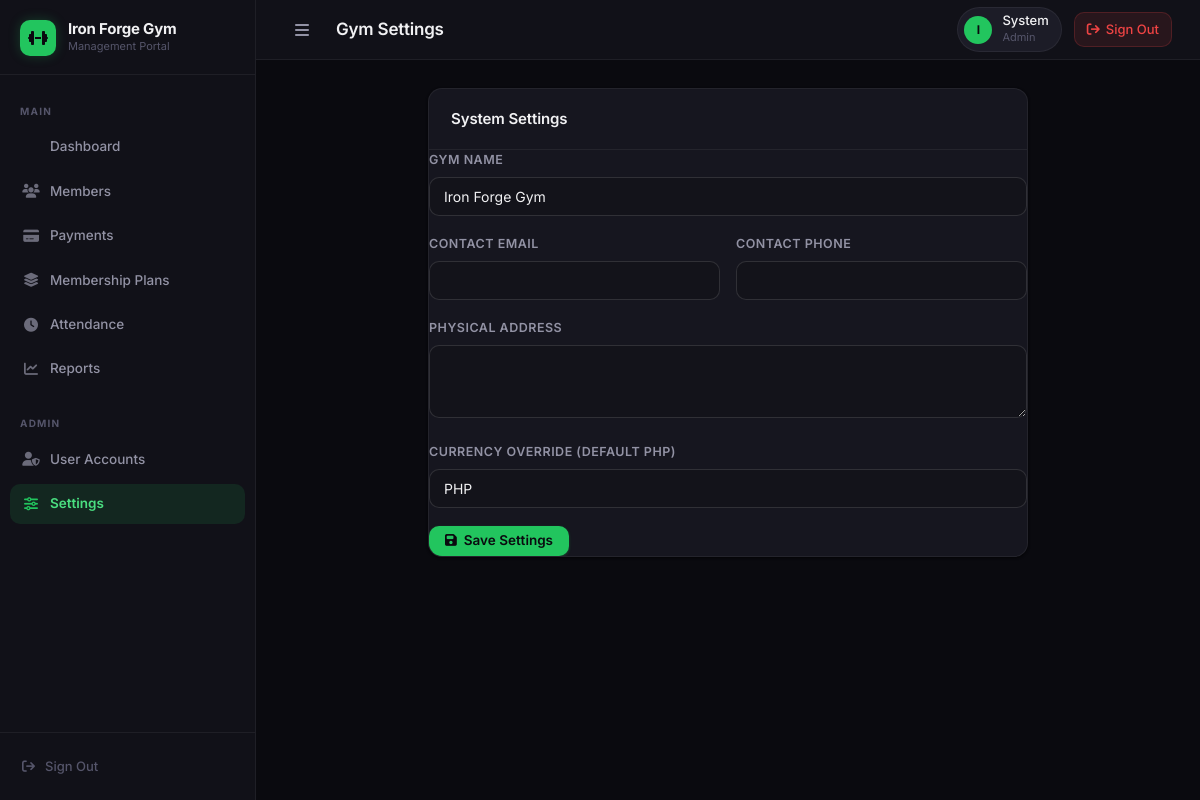
Screenshot of /admin/settings.php (signed in) with the database file from the repository.
### tables this page shows
CREATE TABLE gym_settings (
    id INT AUTO_INCREMENT PRIMARY KEY,
    gym_name VARCHAR(100) NOT NULL,
    contact_email VARCHAR(100),
    contact_phone VARCHAR(20),
    address TEXT,
    currency VARCHAR(10) DEFAULT 'PHP',
    created_at TIMESTAMP DEFAULT CURRENT_TIMESTAMP
);

### includes/functions.php (called while the page is built, shortened)
<?php
function getGymSettings($pdo) {
    $stmt = $pdo->query("SELECT * FROM gym_settings LIMIT 1");
    return $stmt->fetch();
}
?>

### config/config.php (called while the page is built, shortened)
<?php
function has_permission($module) {
    if ($_SESSION['user_role'] === 'admin') return true;
    $perms = $_SESSION['user_permissions'] ?? [];
    return in_array($module, $perms);
}
?>

### admin/settings.php (the view, shortened to what this page needs)
<?php
$pageTitle = 'Gym Settings';
require_once '../includes/header.php';
?>
<div class="card" style="max-width: 600px; margin: 0 auto;">
    <div class="card-header">
        <h3 class="card-title">System Settings</h3>
    </div>
    <form method="POST">
        <div class="form-group">
            <label>Gym Name</label>
            <input type="text" name="gym_name" class="form-control" value="<?= htmlspecialchars($settings->gym_name ?? '') ?>" required>
        </div>
        <div class="form-row">
            <div class="form-group">
                <label>Contact Email</label>
                <input type="email" name="contact_email" class="form-control" value="<?= htmlspecialchars($settings->contact_email ?? '') ?>">
            </div>
            <div class="form-group">
                <label>Contact Phone</label>
                <input type="text" name="contact_phone" class="form-control" value="<?= htmlspecialchars($settings->contact_phone ?? '') ?>">
            </div>
        </div>
        <div class="form-group">
            <label>Physical Address</label>
            <textarea name="address" class="form-control" rows="3"><?= htmlspecialchars($settings->address ?? '') ?></textarea>
        </div>
        <div class="form-group">
            <label>Currency Override (Default PHP)</label>
            <input type="text" name="currency" class="form-control" value="<?= htmlspecialchars($settings->currency ?? 'PHP') ?>">
        </div>
        <button type="submit" class="btn btn-primary"><i class="fas fa-save"></i> Save Settings</button>
    </form>
</div>
<?php require_once '../includes/footer.php'; ?>

### includes/header.php (shortened to what this page needs)
<?php
require_once __DIR__ . '/../config/config.php';
require_once __DIR__ . '/../config/database.php';
require_once __DIR__ . '/functions.php';
$settings = getGymSettings($pdo);
$pageTitle = $pageTitle ?? 'Dashboard';
?>
<!DOCTYPE html>
<html lang="en">
<head>
    <link rel="stylesheet" href="https://cdnjs.cloudflare.com/ajax/libs/font-awesome/6.5.0/css/all.min.css">
    <link rel="stylesheet" href="<?= APP_URL ?>/assets/css/style.css">
    <link href="https://cdn.jsdelivr.net/npm/tom-select@2.2.2/dist/css/tom-select.css" rel="stylesheet">
</head>
<body>
    <div class="app-container">
        <?php include 'sidebar.php'; ?>
        <main class="main-content">
            <header class="topbar">
                <div class="topbar-left">
                    <button id="sidebar-toggle" class="btn-icon" title="Toggle sidebar">
                        <i class="fas fa-bars"></i>
                    </button>
                    <h2><?= htmlspecialchars($pageTitle) ?></h2>
                </div>
                <div class="topbar-right">
                    <div class="user-chip">
                        <div class="user-avatar"><?= $initials ?></div>
                        <div>
                            <div class="user-chip-name"><?= htmlspecialchars(explode(' ', $_SESSION['user_name'])[0]) ?></div>
                            <div class="user-chip-role"><?= ucfirst(htmlspecialchars($_SESSION['user_role'])) ?></div>
                        </div>
                    </div>
                    <a href="<?= APP_URL ?>/auth/logout.php" class="btn-logout" title="Sign out">
                        <i class="fas fa-arrow-right-from-bracket"></i>
                        <span>Sign Out</span>
                    </a>
                </div>
            </header>
            <div class="content-wrapper">

### includes/sidebar.php
<?php
$current_page = basename($_SERVER['PHP_SELF']);
$current_dir  = basename(dirname($_SERVER['PHP_SELF']));
$gymName = $settings->gym_name ?? 'Gym';
$initials = strtoupper(substr($gymName, 0, 1));
?>
<aside class="sidebar" id="sidebar">
    <div class="sidebar-brand">
        <div class="brand-icon">
            <i class="fas fa-dumbbell"></i>
        </div>
        <div>
            <div class="brand-name"><?= htmlspecialchars($gymName) ?></div>
            <div class="brand-sub">Management Portal</div>
        </div>
    </div>
    <ul class="sidebar-nav">
        <li class="nav-section-label">Main</li>
        <li class="nav-item <?= ($current_page === 'dashboard.php') ? 'active' : '' ?>">
            <a href="<?= APP_URL ?>/dashboard.php">
                <span class="nav-icon"><i class="fas fa-grid-2"></i></span>
                Dashboard
            </a>
        </li>
        <?php if (has_permission('members')): ?>
        <li class="nav-item <?= ($current_dir === 'members') ? 'active' : '' ?>">
            <a href="<?= APP_URL ?>/members/index.php">
                <span class="nav-icon"><i class="fas fa-users"></i></span>
                Members
            </a>
        </li>
        <?php endif; ?>
        <?php if (has_permission('payments')): ?>
        <li class="nav-item <?= ($current_dir === 'payments') ? 'active' : '' ?>">
            <a href="<?= APP_URL ?>/payments/index.php">
                <span class="nav-icon"><i class="fas fa-credit-card"></i></span>
                Payments
            </a>
        </li>
        <?php endif; ?>
        <?php if (has_permission('plans')): ?>
        <li class="nav-item <?= ($current_dir === 'plans') ? 'active' : '' ?>">
            <a href="<?= APP_URL ?>/plans/index.php">
                <span class="nav-icon"><i class="fas fa-layer-group"></i></span>
                Membership Plans
            </a>
        </li>
        <?php endif; ?>
        <?php if (has_permission('attendance')): ?>
        <li class="nav-item <?= ($current_dir === 'attendance') ? 'active' : '' ?>">
            <a href="<?= APP_URL ?>/attendance/index.php">
                <span class="nav-icon"><i class="fas fa-clock"></i></span>
                Attendance
            </a>
        </li>
        <?php endif; ?>
        <?php if (has_permission('reports')): ?>
        <li class="nav-item <?= ($current_dir === 'reports') ? 'active' : '' ?>">
            <a href="<?= APP_URL ?>/reports/index.php">
                <span class="nav-icon"><i class="fas fa-chart-line"></i></span>
                Reports
            </a>
        </li>
        <?php endif; ?>
        <?php if ($_SESSION['user_role'] === 'admin'): ?>
        <li class="nav-section-label" style="margin-top: 8px;">Admin</li>
        <li class="nav-item <?= ($current_dir === 'admin' && $current_page === 'users.php') ? 'active' : '' ?>">
            <a href="<?= APP_URL ?>/admin/users.php">
                <span class="nav-icon"><i class="fas fa-user-shield"></i></span>
                User Accounts
            </a>
        </li>
        <li class="nav-item <?= ($current_dir === 'admin' && $current_page === 'settings.php') ? 'active' : '' ?>">
            <a href="<?= APP_URL ?>/admin/settings.php">
                <span class="nav-icon"><i class="fas fa-sliders"></i></span>
                Settings
            </a>
        </li>
        <?php endif; ?>
    </ul>
    <div class="sidebar-footer">
        <a href="<?= APP_URL ?>/auth/logout.php">
            <span class="nav-icon"><i class="fas fa-arrow-right-from-bracket"></i></span>
            Sign Out
        </a>
    </div>
</aside>

### rows the page displays
gym_settings: gym_name "Iron Forge Gym", gym_name "I", currency "PHP"

### other values shown
$pageTitle "Gym Settings"
explode(' ', $_SESSION['user_name'])[0] "System"
$_SESSION['user_role'] "Admin"
